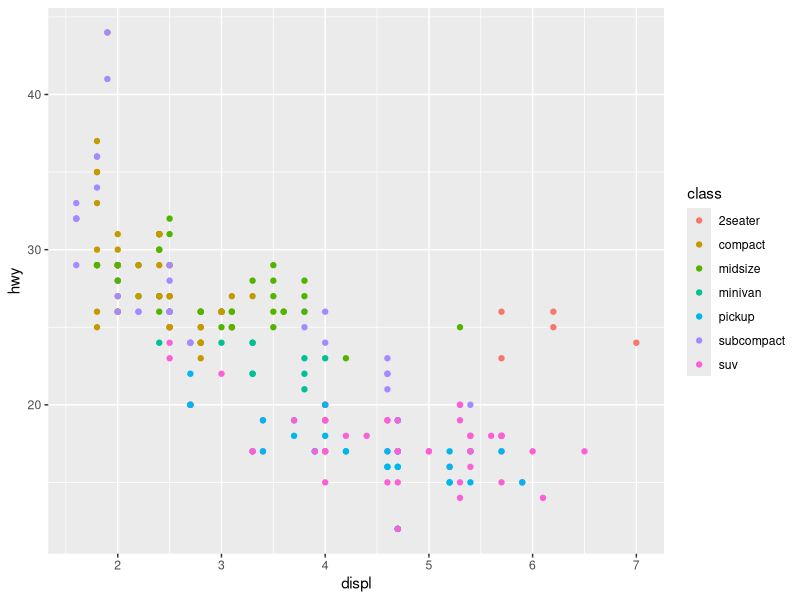
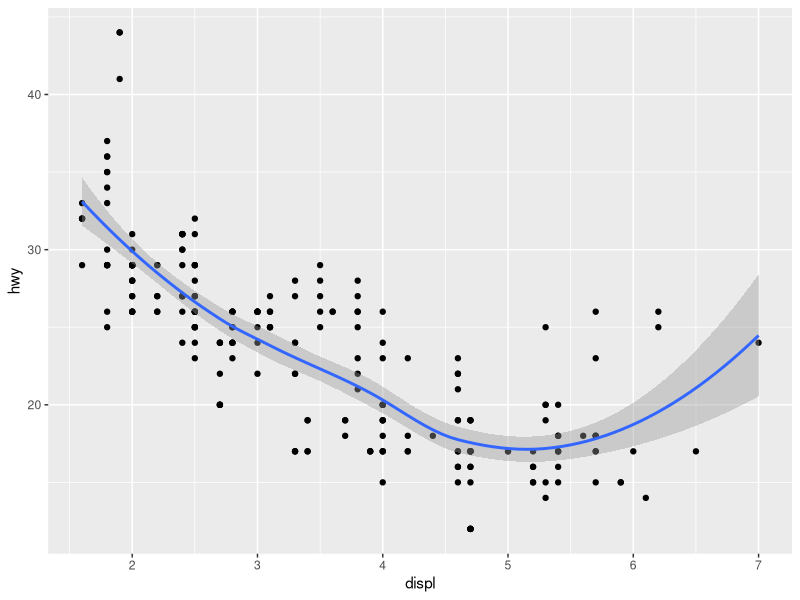
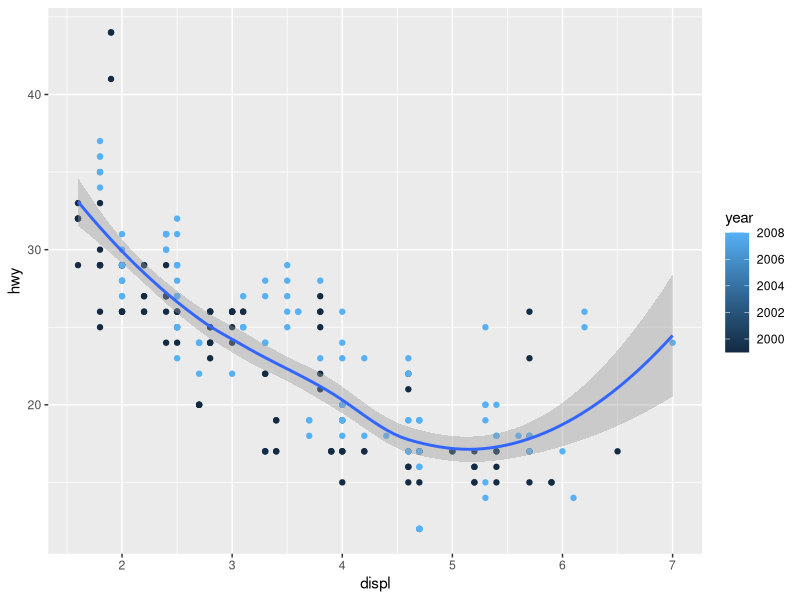
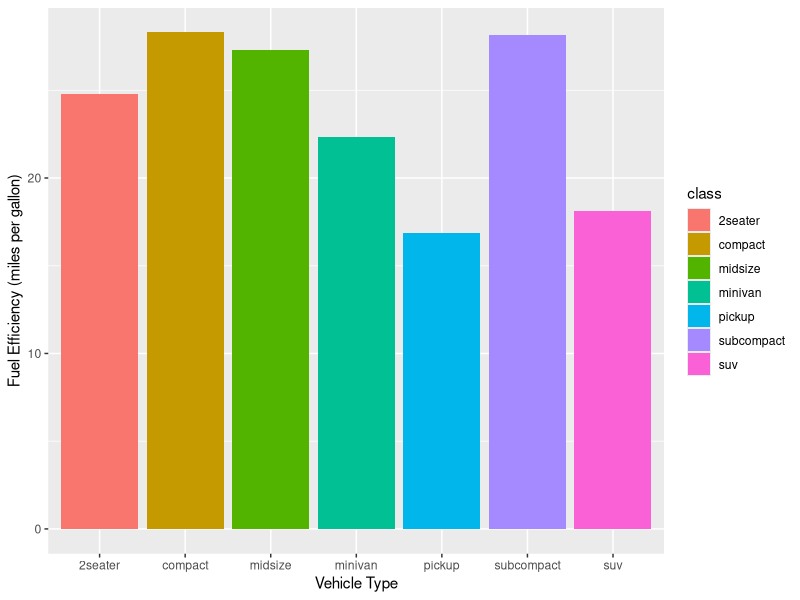
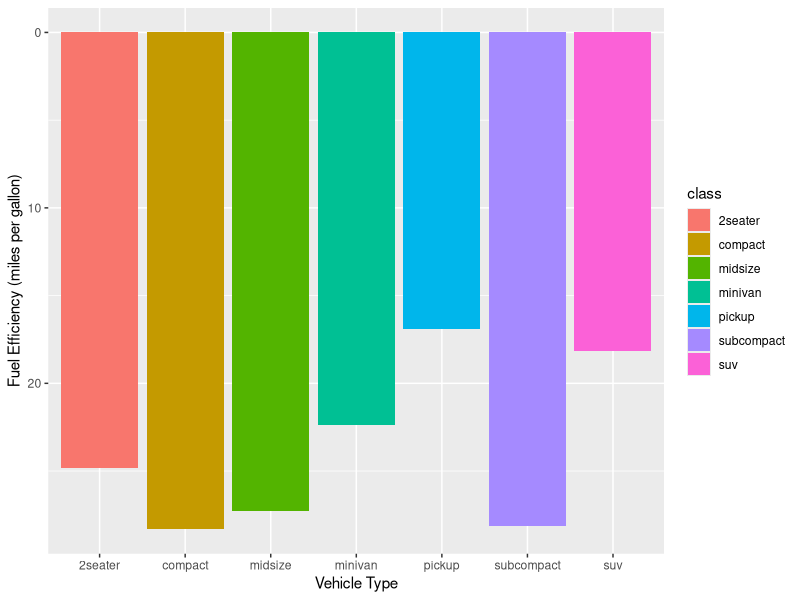
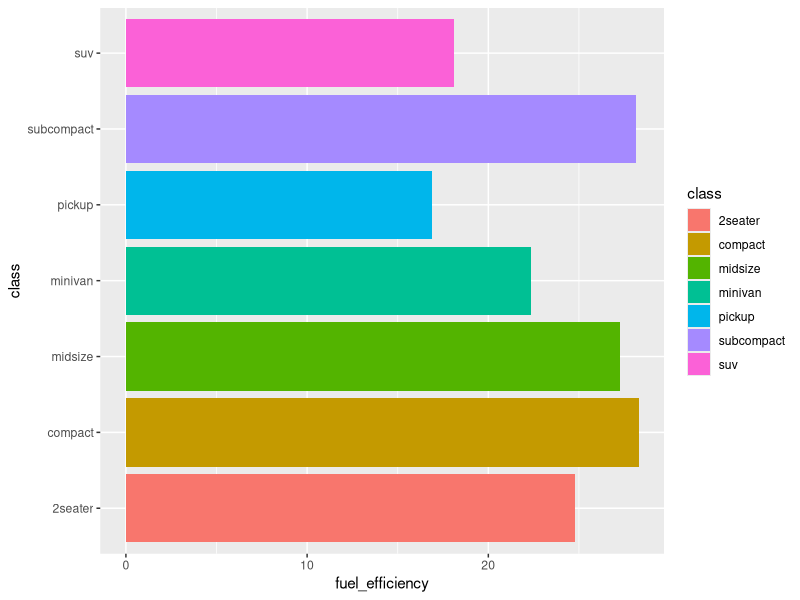
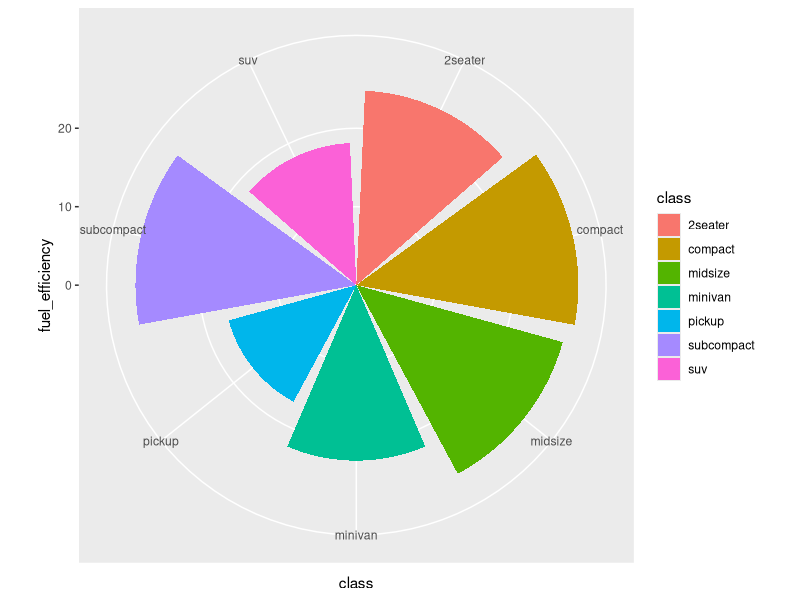
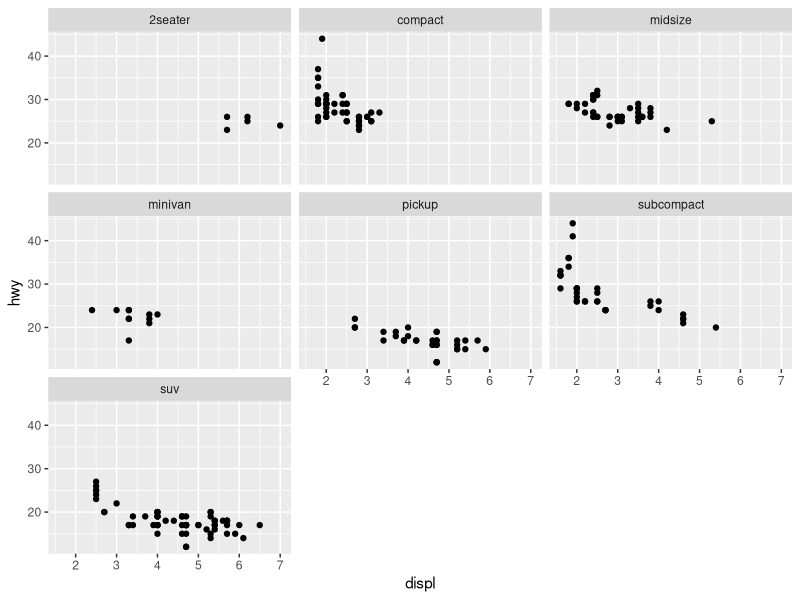

R code for these plots, in order:
## ---- chunk 1
knitr::opts_chunk$set(echo = TRUE)
## ---- chunk 2
knitr::opts_chunk$set(echo = TRUE)
## ---- chunk 3
library(tidyverse)
ggplot(data = mpg) + geom_point(mapping = aes(x = displ, y = hwy, color = class))
## ---- chunk 4
ggplot(data = mpg, mapping = aes(x = displ, y = hwy)) + geom_point() +geom_smooth()
## ---- chunk 5
ggplot(data = mpg, mapping = aes(x = displ, y = hwy, color = year)) + geom_point() + geom_smooth()
## ---- chunk 6
averageEfficiency <- mpg %>% group_by(class) %>% summarise(fuel_efficiency = mean(hwy))

# axis label
ggplot(averageEfficiency) + geom_bar(aes(x = class, y = fuel_efficiency, fill = class), stat = "identity") + ylab("Fuel Efficiency (miles per gallon)") + xlab("Vehicle Type")

# scale inversion
ggplot(averageEfficiency) + 
  geom_bar(aes(x = class, y = fuel_efficiency, fill = class),
           stat = "identity") +
  ylab("Fuel Efficiency (miles per gallon)") +
  xlab("Vehicle Type") +
  scale_y_reverse()

# coordination flip
ggplot(averageEfficiency) + 
  geom_bar(aes(x = class, y = fuel_efficiency, fill = class),
           stat = "identity") +
  coord_flip()

# pie chart
ggplot(averageEfficiency) + 
  geom_bar(aes(x = class, y = fuel_efficiency, fill = class),
           stat = "identity") +
  coord_polar()
## ---- chunk 7
ggplot(data = mpg, mapping = aes(x = displ, y = hwy)) + geom_point() + facet_wrap(~class)
